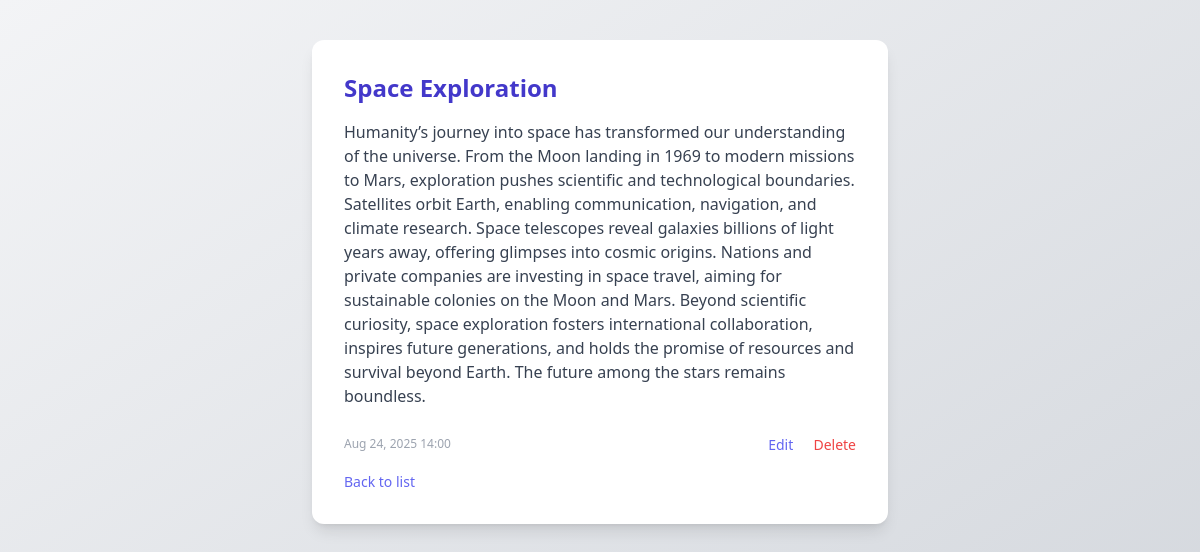
Screenshot of /entry/8/ with the database file from the repository.
### journal_app/apps/entries/models.py (models this page shows, shortened)
class JournalEntry(models.Model):
    title = models.CharField(max_length=255)
    content = models.TextField()
    created_at = models.DateTimeField(auto_now_add=True)
    updated_at = models.DateTimeField(auto_now=True)

### journal_app/apps/entries/views.py (the view)
# urls.py: path('entry/<int:pk>/', views.entry_detail, name='entry_detail'),
def entry_detail(request, pk):
    entry = get_object_or_404(JournalEntry, pk=pk)
    return render(request, 'entries/entry_detail.html', {'entry': entry})

### journal_app/apps/entries/templates/entries/entry_detail.html (shortened to what this page needs)
{% extends "entries/base.html" %}
{% block content %}
<div class="max-w-xl mx-auto py-10">
  <div class="bg-white rounded-xl shadow-lg p-8">
    <h1 class="text-2xl font-bold text-indigo-700 mb-4">{{ entry.title }}</h1>
    <p class="text-gray-700 mb-6">{{ entry.content }}</p>
    <div class="flex justify-between items-center">
      <span class="text-xs text-gray-400">{{ entry.created_at|date:"M d, Y H:i" }}</span>
      <div>
        <a href="{% url 'entry_update' entry.pk %}" class="text-indigo-500 hover:underline text-sm mr-4">Edit</a>
        <form action="{% url 'entry_delete' entry.pk %}" method="post" class="inline">
          <button type="submit" class="text-red-500 hover:underline text-sm">Delete</button>
        </form>
      </div>
    </div>
    <a href="{% url 'entry_list' %}" class="block mt-4 text-indigo-500 hover:underline text-sm">Back to list</a>
  </div>
</div>
{% endblock %}

### rows the page displays
JournalEntry: title "Space Exploration", content "Humanity’s journey into space has transformed our understanding of the universe. From the Moon landing in 1969 to modern missions to Mars, exploration pushes scientific and technological boundaries. Satellites orbit Earth, enabling communication, navigation, and climate research. Space telescopes reveal galaxies billions of light years away, offering glimpses into cosmic origins. Nations and private companies are investing in space travel, aiming for sustainable colonies on the Moon and Mars. Beyond scientific curiosity, space exploration fosters international collaboration, inspires future generations, and holds the promise of resources and survival beyond Earth. The future among the stars…", created_at "Aug 24, 2025 14:00"
